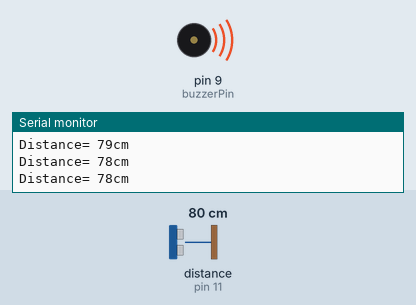
Recording of a sketch running on a simulated Arduino Uno, built with avr-gcc and run on an emulated ATmega328P. Parts: buzzer (waves = sounding), the last lines printed to the serial monitor. Wiring (inferred from the names in the program): ultrasonic range finder: trigger pin 12; echo pin 11. Inputs (shaded band) come from the test bench; at power-on: distance to the obstacle (sensor on pin 11) 80 cm. The echo pulse lasts 58.3 µs per cm.

Above: at 1.3 s.
1.4 s: distance to the obstacle (sensor on pin 11) set to 34 cm
4.4 s: distance to the obstacle (sensor on pin 11) set to 28 cm
At 5.0 s:
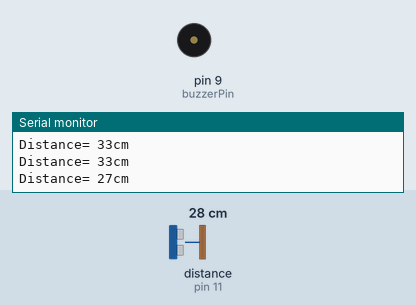
6.0 s: distance to the obstacle (sensor on pin 11) set to 120 cm
At 6.4 s:
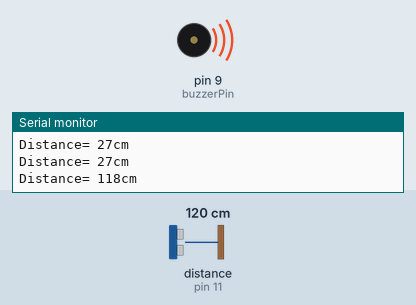
9.0 s: distance to the obstacle (sensor on pin 11) set to 2 cm
At 10.3 s:
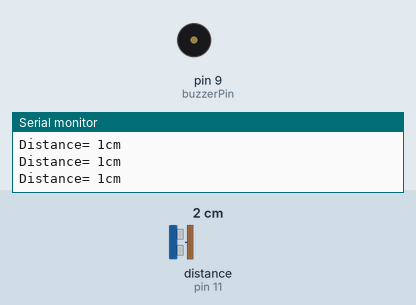
Timing chart, 0 to 11.5 s (numbered marks = the images above; inputs shaded):
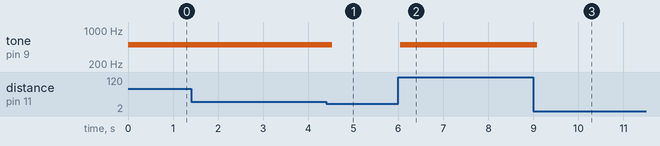

The sketch:

ultrasonic_with_buzzer.ino
```cpp
const int trigPin=12;
const int echoPin=11;
const int buzzerPin=9;

long duration;
int distance;
void setup()
{
  pinMode(buzzerPin,OUTPUT);
  Serial.begin(9600);
  pinMode(trigPin,OUTPUT);
  pinMode(echoPin,INPUT);

}

void loop()
{
  noTone(buzzerPin);
  digitalWrite(trigPin,LOW);
  delayMicroseconds(2);

  digitalWrite(trigPin,HIGH);
  delayMicroseconds(10);
  digitalWrite(trigPin,LOW);

   duration=pulseIn(echoPin,HIGH);
   distance=duration*0.034/2;

   Serial.print("Distance= ");
   Serial.print(distance);
   Serial.println("cm");

  if(distance>=30)
  {
    tone(buzzerPin,500);
  }
   delay(500);

}
```

Measured:
- the behaviour switches between 31 and 30 cm on distance to the obstacle (sensor on pin 11) (found by bisection; images 0 and 1)
- after the input at 4.4 s, tone on pin 9 (buzzerPin): 500 Hz → silent after 0.13 s
- after the input at 6.0 s, tone on pin 9 (buzzerPin): silent → 500 Hz after 0.05 s
- after the input at 9.0 s, tone on pin 9 (buzzerPin): 500 Hz → silent after 0.09 s
